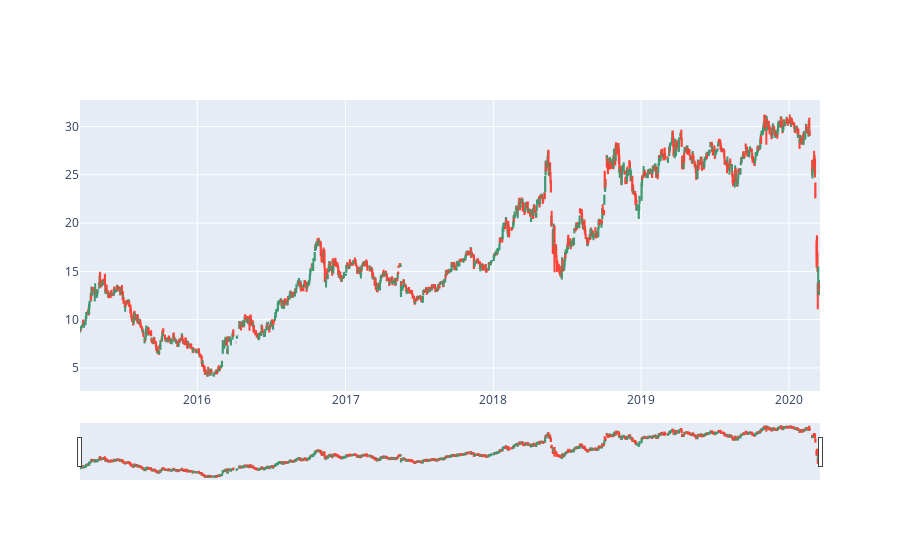

The code cell stored with this chart in its notebook:
### Markdown cell above
### Candlesticks

*Candlesticks* são objetos que mostram a variação dos preços conforme as características de abertura, de alta, mínima, fechamento. Mostra a oscilação. *Candlesticks* são gráficos no formato de vela que fornece diversas informações dos preços.

### Code cell
trace = go.Candlestick(x = df['Date'],
                      open = df['Open'],
                      high = df['High'],
                      low = df['Low'],
                      close = df['Close'])
data = [trace]
py.iplot(data, filename='simple_candlestick')

### Figure 1 — Plotly figure (JSON) as saved in the notebook; plotly's stock layout.template omitted (floating-point values rounded to 4 significant figures; data arrays with more than 128 entries replaced by an {"elided": "..."} marker saying what was removed)
{"data": [{"close": {"elided": "1244 float values"}, "high": {"elided": "1244 float values"}, "low": {"elided": "1244 float values"}, "open": {"elided": "1244 float values"}, "type": "candlestick", "x": {"elided": "1244 str values"}}], "layout": {}}
